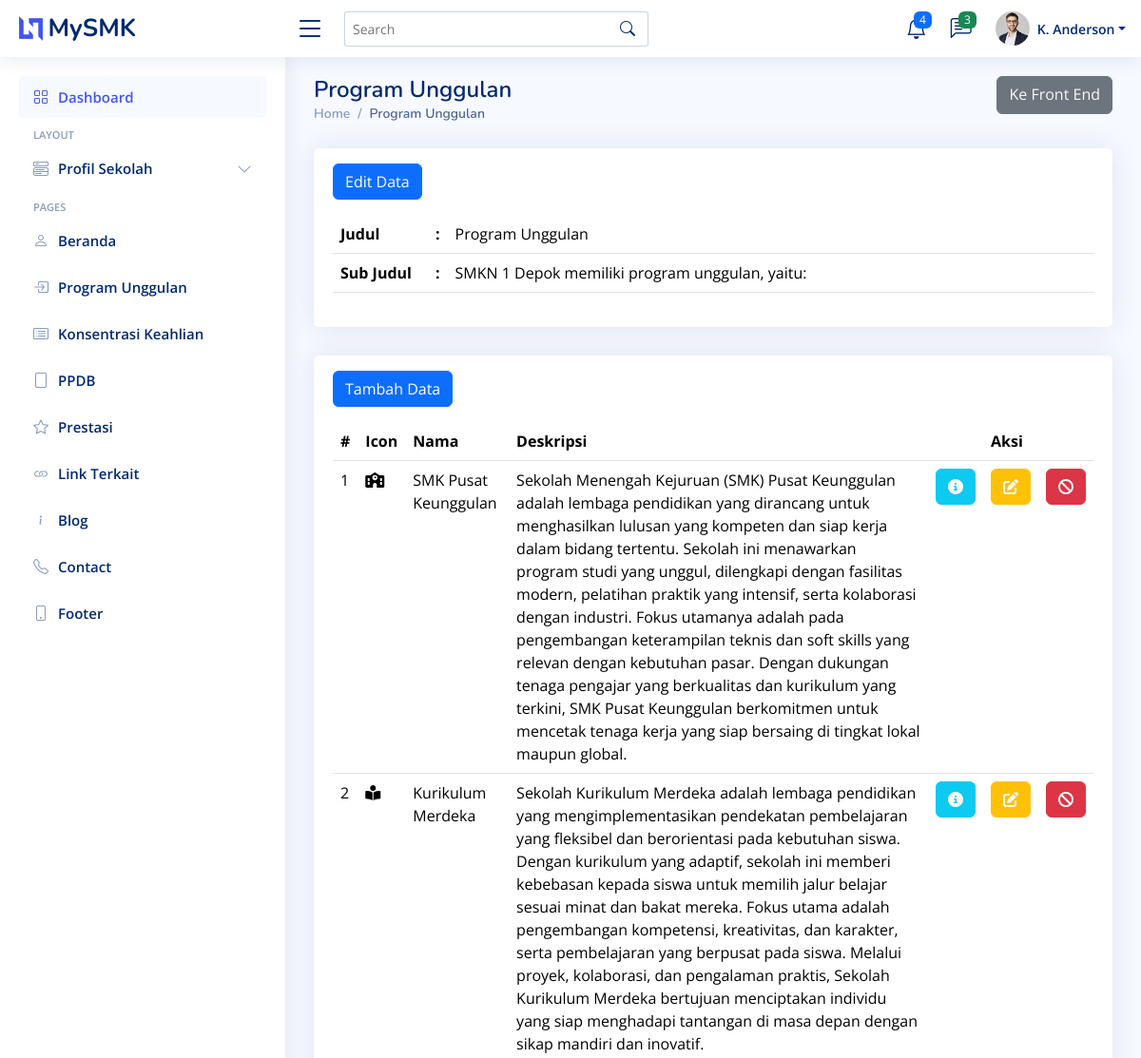
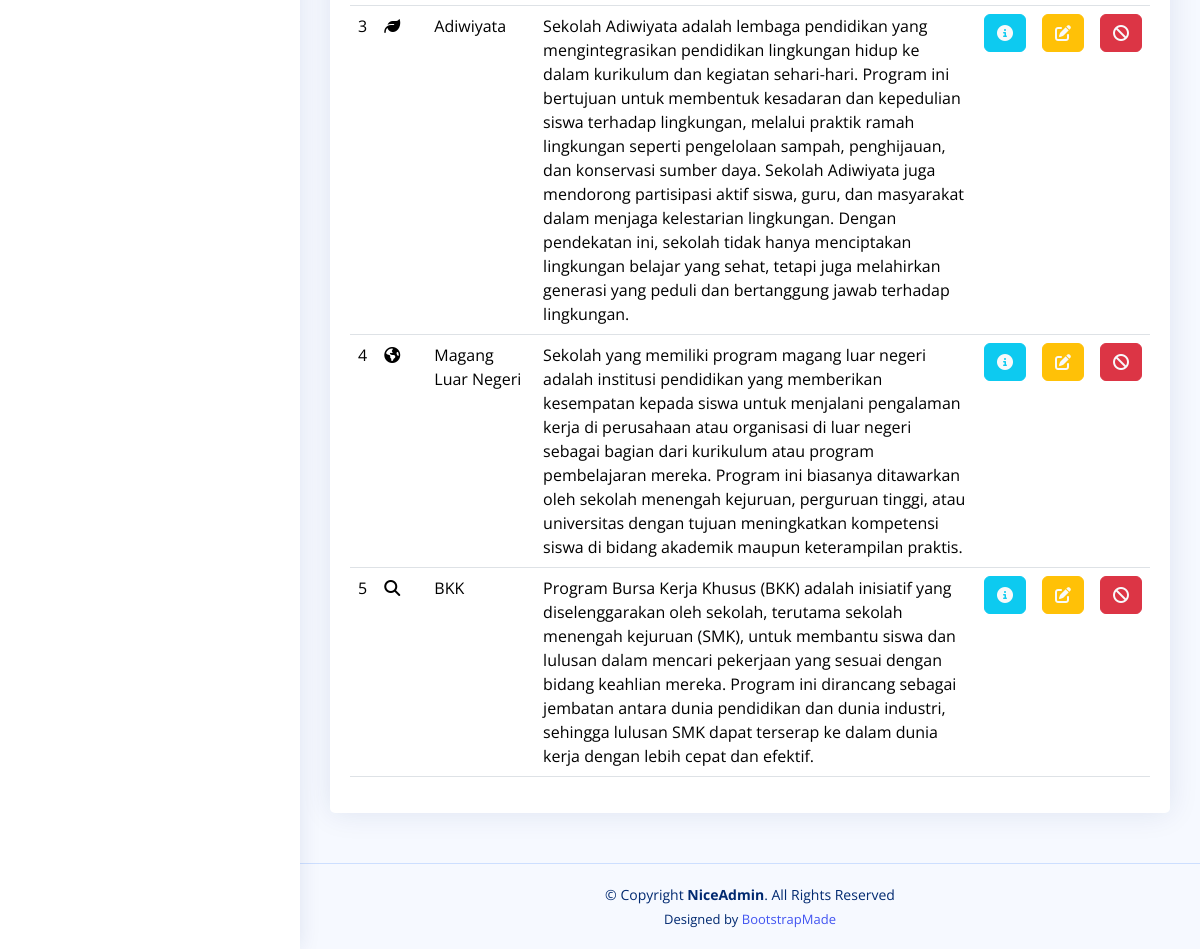
The app's page /backend/pages/program_unggulan/index.php with its own data (2 pictures, top to bottom).
### tables this page shows
CREATE TABLE `tb_program_unggulan_title` (
  `id` int(11) NOT NULL,
  `judul` varchar(200) NOT NULL,
  `sub_judul` varchar(200) NOT NULL
);

CREATE TABLE `tb_program_unggulan` (
  `id` int(11) NOT NULL,
  `icon` text NOT NULL,
  `nama` text NOT NULL,
  `deskripsi` text NOT NULL
);

### backend/actions/program_unggulan/show_title.php (called while the page is built, shortened)
<?php
$query = "SELECT * FROM `tb_program_unggulan_title` LIMIT 1";
$result = $connect->query($query);
$program_unggulan_title = $result->fetch_object();

### backend/actions/program_unggulan/showAll.php (called while the page is built)
<?php
$query = "SELECT * FROM `tb_program_unggulan`";
$result = $connect->query($query);

### backend/pages/program_unggulan/index.php (the view, shortened to what this page needs)
<?php include "../../components/head.php" ?>
<body>
  <?php include "../../components/header.php" ?>
  <?php include "../../components/sidebar.php" ?>
  <?php include "../../components/breadcrumb.php" ?>
  <div class="row">
    <div class="col-12">
      <div class="card">
        <div class="card-body mt-3">
          <div class="mb-3">
            <a href="edit_title.php" class="btn btn-primary">Edit Data</a>
          </div>
          <table class="table">
            <tbody>
              <?php include "../../actions/program_unggulan/show_title.php" ?>
              <tr>
                <th style="width: 100px;">Judul</th>
                <th style="width: 10px;">:</th>
                <td><?= $program_unggulan_title->judul ?></td>
              </tr>
              <tr>
                <th>Sub Judul</th>
                <th>:</th>
                <td><?= $program_unggulan_title->sub_judul ?></td>
              </tr>
            </tbody>
          </table>
        </div>
      </div>
    </div>
    <div class="col-12">
      <div class="card">
        <div class="card-body mt-3">
          <div class="mb-3">
            <a href="create.php" class="btn btn-primary">Tambah Data</a>
          </div>
          <table class="table">
            <thead>
              <tr>
                <th>#</th>
                <th>Icon</th>
                <th>Nama</th>
                <th>Deskripsi</th>
                <th></th>
                <th>Aksi</th>
                <th></th>
              </tr>
            </thead>
            <tbody>
              <?php include "../../actions/program_unggulan/showAll.php";
              $no = 1;
              while ($item = $result->fetch_object()): ?>
                <tr>
                  <td><?= $no++ ?></td>
                  <td><i class="fa-solid <?= $item->icon ?>"></i></td>
                  <td><?= $item->nama ?></td>
                  <td><?= $item->deskripsi ?></td>
                  <td style="width: 5%;"><a
                      href="detail.php?id=<?= $item->id ?>"
                      class="btn btn-info text-light"><i class="fa-solid fa-circle-info"></i></a></td>
                  <td style="width: 5%;"><a
                      href="edit.php?id=<?= $item->id ?>"
                      class="btn btn-warning text-light"><i class="fa-solid fa-pen-to-square"></i></a></td>
                  <td style="width: 5%;"><a
                      href="../../actions/program_unggulan/destroy.php?id=<?= $item->id ?>"
                      onclick="return confirm('Apakah Anda Yakin?')"
                      class="btn btn-danger text-light"><i class="fa-solid fa-ban"></i></a></td>
                </tr>
              <?php endwhile; ?>
            </tbody>
          </table>
        </div>
      </div>
    </div>
  </div>
  <?php include "../../components/footer.php" ?>
</body>
<?php include "../../components/end.php" ?>

### backend/templates/assets/css/style.css (style rules this page uses)
:root { scroll-behavior: smooth; }
body { font-family: "Open Sans", sans-serif; background: #f6f9ff; color: #444444; }
a { color: #4154f1; text-decoration: none; }
.card { margin-bottom: 30px; border: none; border-radius: 5px; box-shadow: 0px 0 30px rgba(1, 41, 112, 0.1); }
.card-body { padding: 0 20px 20px 20px; }

### records on screen
tb_program_unggulan_title: judul "Program Unggulan", sub_judul "SMKN 1 Depok memiliki program unggulan, yaitu:"
tb_program_unggulan: nama "SMK Pusat Keunggulan", deskripsi "Sekolah Menengah Kejuruan (SMK) Pusat Keunggulan adalah lembaga pendidikan yang dirancang untuk menghasilkan lulusan yang kompeten dan siap kerja dalam bidang tertentu. Sekolah ini menawarkan program studi yang unggul, dilengkapi dengan fasilitas modern, pelatihan praktik yang intensif, serta kolaborasi dengan industri. Fokus utamanya adalah pada pengembangan keterampilan teknis dan soft skills yang relevan dengan kebutuhan pasar. Dengan dukungan tenaga pengajar yang berkualitas dan kurikulum yang terkini, SMK Pusat Keunggulan berkomitmen untuk mencetak tenaga kerja yang siap bersaing di tingkat lokal maupun global."
tb_program_unggulan: nama "Kurikulum Merdeka", deskripsi "Sekolah Kurikulum Merdeka adalah lembaga pendidikan yang mengimplementasikan pendekatan pembelajaran yang fleksibel dan berorientasi pada kebutuhan siswa. Dengan kurikulum yang adaptif, sekolah ini memberi kebebasan kepada siswa untuk memilih jalur belajar sesuai minat dan bakat mereka. Fokus utama adalah pengembangan kompetensi, kreativitas, dan karakter, serta pembelajaran yang berpusat pada siswa. Melalui proyek, kolaborasi, dan pengalaman praktis, Sekolah Kurikulum Merdeka bertujuan menciptakan individu yang siap menghadapi tantangan di masa depan dengan sikap mandiri dan inovatif."
tb_program_unggulan: nama "Adiwiyata", deskripsi "Sekolah Adiwiyata adalah lembaga pendidikan yang mengintegrasikan pendidikan lingkungan hidup ke dalam kurikulum dan kegiatan sehari-hari. Program ini bertujuan untuk membentuk kesadaran dan kepedulian siswa terhadap lingkungan, melalui praktik ramah lingkungan seperti pengelolaan sampah, penghijauan, dan konservasi sumber daya. Sekolah Adiwiyata juga mendorong partisipasi aktif siswa, guru, dan masyarakat dalam menjaga kelestarian lingkungan. Dengan pendekatan ini, sekolah tidak hanya menciptakan lingkungan belajar yang sehat, tetapi juga melahirkan generasi yang peduli dan bertanggung jawab terhadap lingkungan."
tb_program_unggulan: nama "Magang Luar Negeri", deskripsi "Sekolah yang memiliki program magang luar negeri adalah institusi pendidikan yang memberikan kesempatan kepada siswa untuk menjalani pengalaman kerja di perusahaan atau organisasi di luar negeri sebagai bagian dari kurikulum atau program pembelajaran mereka. Program ini biasanya ditawarkan oleh sekolah menengah kejuruan, perguruan tinggi, atau universitas dengan tujuan meningkatkan kompetensi siswa di bidang akademik maupun keterampilan praktis."
tb_program_unggulan: nama "BKK", deskripsi "Program Bursa Kerja Khusus (BKK) adalah inisiatif yang diselenggarakan oleh sekolah, terutama sekolah menengah kejuruan (SMK), untuk membantu siswa dan lulusan dalam mencari pekerjaan yang sesuai dengan bidang keahlian mereka. Program ini dirancang sebagai jembatan antara dunia pendidikan dan dunia industri, sehingga lulusan SMK dapat terserap ke dalam dunia kerja dengan lebih cepat dan efektif."

### other values on screen
$title "Program Unggulan"
